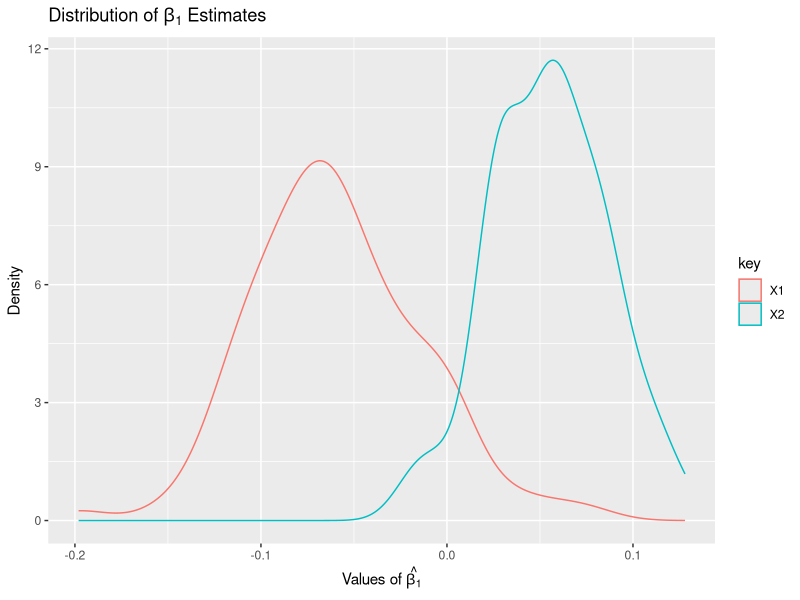

The R script that drew this image:
## ---- chunk 1
require(knitr)
library(ggplot2)
library(tidyr)

opts_chunk$set(echo = TRUE)
options(digits = 3)

## ---- chunk 2
rm(list = ls(all = TRUE))   # Remove objects from the previous session

## ---- chunk 3
# Directions: to change the value of Gamma1, Alpha or Gamma2, change the value on lines below and re-run the code.

SimCount= 50			  ## Number of simulations
N 		  = 1000			## Sample size
X1 		  = rnorm(N)	## Independent variable of interest (which we create as a normally distributed random variable)
Gamma1	= 1.0				## Direct effect of X1 on Y
Alpha		= 1.0				## Effect of X1 on X2
Gamma2	= 1.0				## Effect of X2 on Y
X2 		  = Alpha*X1 + rnorm(N)		            ## Post-treatment variable
Y 		  = Gamma1*X1 + Gamma2*X2 + rnorm(N)	## Dependent variable a function of X and post-treatment variable

## ---- chunk 4
#	(a) Show results when X1 is only independent variable
OLS.A = lm(Y ~ X1)					## Regression model with X1 only
summary(OLS.A)
  
# Inline code to refer to different values of the simulation
linear_estimate <- coef(OLS.A)["X1"]
linear_tvalue <- coef(summary(OLS.A))["X1", "t value"]

## ---- chunk 5
##	(b) Show results when X1 and X2 (post-treatment) are independent variables 
OLS.B = lm(Y ~ X1 + X2) 				## Regression model with X1 and X2
summary(OLS.B)

# Inline code to refer to different values of the simulation
mediator_estimate <- coef(OLS.B)["X1"]
mediator_tvalue <- coef(summary(OLS.B))["X1", "t value"]

## ---- chunk 6

N 		= 1000			## Sample size
X1 	  = rnorm(N)	## Independent variable of interest
Alpha	= 1		      ## Effect of X1 on X2
Rho1	= 1		      ## Effect of U on X2
Rho2	= 1		      ## Effect of U on Y
U 	  = rnorm(N)	## Unobserved potential confounder variable U
X2 	  = Alpha*X1 + Rho1*U + rnorm(N)  ## X2 is a function of X1 and U and an error term
Y 	  = Rho2*U + rnorm(N)             ## Y is only a function of U and an additional error term

## ---- chunk 7
##	(d) Show results when X1 is only independent variable 
## Note that X1 has no effect on Y in Figure 7.8 (and the simulation above)
OLS.X1only = lm(Y ~ X1) 			
summary(OLS.X1only)
	
# Inline code to refer to different values of the simulation
confounder_estimate <- coef(OLS.X1only)["X1"]
confounder_tvalue <- coef(summary(OLS.X1only))["X1", "t value"]

## ---- chunk 8
##	(e) Show results when X1 and X2 (post-treatment) are independent variables 
OLS.X1X2 = lm(Y ~ X1 + X2) 			
summary(OLS.X1X2)

# Inline code to refer to different values of the simulation
collider_estimate <- coef(OLS.X1X2)["X1"]
collider_tvalue <- coef(summary(OLS.X1X2))["X1", "t value"]	
	
## ---- chunk 9

N 		= 1000			## Sample size
X1 	  = rnorm(N)	## Independent variable of interest
Alpha	= 100		      ## Effect of X1 on X2
Rho1	= 1		      ## Effect of U on X2
Rho2	= 1		      ## Effect of U on Y
U 	  = rnorm(N)	## Unobserved potential confounder variable U
X2 	  = Alpha*X1 + Rho1*U + rnorm(N)  ## X2 is a function of X1 and U and an error term
Y 	  = Rho2*U + rnorm(N)             ## Y is only a function of U and an additional error term

## ---- chunk 10
##	(e) Show results when X1 and X2 (post-treatment) are independent variables 
OLS.X1X2_new = lm(Y ~ X1 + X2) 			
summary(OLS.X1X2_new)

# Inline code to refer to different values of the simulation
new_estimate <- coef(OLS.X1X2_new)["X1"]

## ---- chunk 11

Reps	= 100	      ## Set number of repetitions of surveys
N 		= 1000			## Sample size
X1 	  = rnorm(N)	## Independent variable of interest
Alpha	= 1		      ## Effect of X1 on X2
Rho1	= 0.05		  ## Effect of U on X2
Rho2	= 1		      ## Effect of U on Y
U 	  = rnorm(N)	## Unobserved potential confounder variable U
X2 	  = Alpha*X1 + Rho1*U + rnorm(N)  ## X2 is a function of X1 and U and an error term

#Created a matrix to store our results 
CoefMatrix	= matrix(NA, Reps, 2)
colnames(CoefMatrix) <- c("X1", "X2")

# Looped the estimate as assigned the results to the CoefMatrix  
for (ii in 1:Reps) {
Y 	  = Rho2*U + rnorm(N)             ## Y is only a function of U and an additional error term
OLS.result <- lm(Y ~ X1 + X2) 	
CoefMatrix[ii,1] <- summary(OLS.result)$coefficients[2,1] 
CoefMatrix[ii,2] <- summary(OLS.result)$coefficients[3,1]
}

## ---- chunk 12
#Converted the matrix into a dataframe 
df_density <- data.frame((CoefMatrix))

#Gathered the dataframe into key-value pairs for easier graphing
plot_density <- gather(df_density) 

# Plot distribution of Beta1 coefficient estimates
ggplot(plot_density, aes(x = value, color = key)) + 
  geom_density() + 
  xlab(expression(paste("Values of ", hat(beta[1])))) +  
  ylab("Density") +  
  labs(title = (expression(paste("Distribution of ", beta[1], " Estimates")))
  )       

## ---- chunk 13
#Average coefficient estimates across the simulations
colMeans(CoefMatrix, dims = 1)
